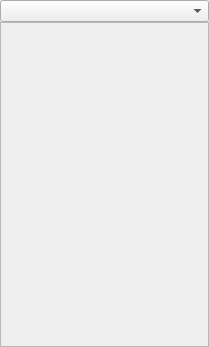
<?xml version="1.0" encoding="UTF-8"?>
<ui version="4.0">
 <class>HuggleQueue</class>
 <widget class="QDockWidget" name="HuggleQueue">
  <property name="geometry">
   <rect>
    <x>0</x>
    <y>0</y>
    <width>209</width>
    <height>347</height>
   </rect>
  </property>
  <property name="sizePolicy">
   <sizepolicy hsizetype="Fixed" vsizetype="Preferred">
    <horstretch>0</horstretch>
    <verstretch>0</verstretch>
   </sizepolicy>
  </property>
  <property name="minimumSize">
   <size>
    <width>200</width>
    <height>136</height>
   </size>
  </property>
  <property name="features">
   <set>QDockWidget::DockWidgetClosable|QDockWidget::DockWidgetMovable|QDockWidget::DockWidgetFloatable</set>
  </property>
  <property name="windowTitle">
   <string>Queue</string>
  </property>
  <widget class="QWidget" name="dockWidgetContents">
   <layout class="QVBoxLayout" name="verticalLayout">
    <property name="spacing">
     <number>0</number>
    </property>
    <property name="leftMargin">
     <number>0</number>
    </property>
    <property name="topMargin">
     <number>0</number>
    </property>
    <property name="rightMargin">
     <number>0</number>
    </property>
    <property name="bottomMargin">
     <number>0</number>
    </property>
    <item>
     <widget class="QComboBox" name="comboBox"/>
    </item>
    <item>
     <widget class="QScrollArea" name="scrollArea">
      <property name="widgetResizable">
       <bool>true</bool>
      </property>
      <widget class="QWidget" name="scrollAreaWidgetContents">
       <property name="enabled">
        <bool>true</bool>
       </property>
       <property name="geometry">
        <rect>
         <x>0</x>
         <y>0</y>
         <width>207</width>
         <height>293</height>
        </rect>
       </property>
       <property name="sizePolicy">
        <sizepolicy hsizetype="Preferred" vsizetype="Preferred">
         <horstretch>0</horstretch>
         <verstretch>0</verstretch>
        </sizepolicy>
       </property>
       <layout class="QVBoxLayout" name="verticalLayout_3">
        <property name="spacing">
         <number>0</number>
        </property>
        <property name="leftMargin">
         <number>0</number>
        </property>
        <property name="topMargin">
         <number>0</number>
        </property>
        <property name="rightMargin">
         <number>0</number>
        </property>
        <property name="bottomMargin">
         <number>0</number>
        </property>
        <item>
         <layout class="QVBoxLayout" name="itemList">
          <property name="spacing">
           <number>0</number>
          </property>
          <item>
           <spacer name="verticalSpacer">
            <property name="orientation">
             <enum>Qt::Vertical</enum>
            </property>
            <property name="sizeHint" stdset="0">
             <size>
              <width>20</width>
              <height>40</height>
             </size>
            </property>
           </spacer>
          </item>
         </layout>
        </item>
       </layout>
      </widget>
     </widget>
    </item>
   </layout>
  </widget>
 </widget>
 <resources/>
 <connections/>
</ui>
